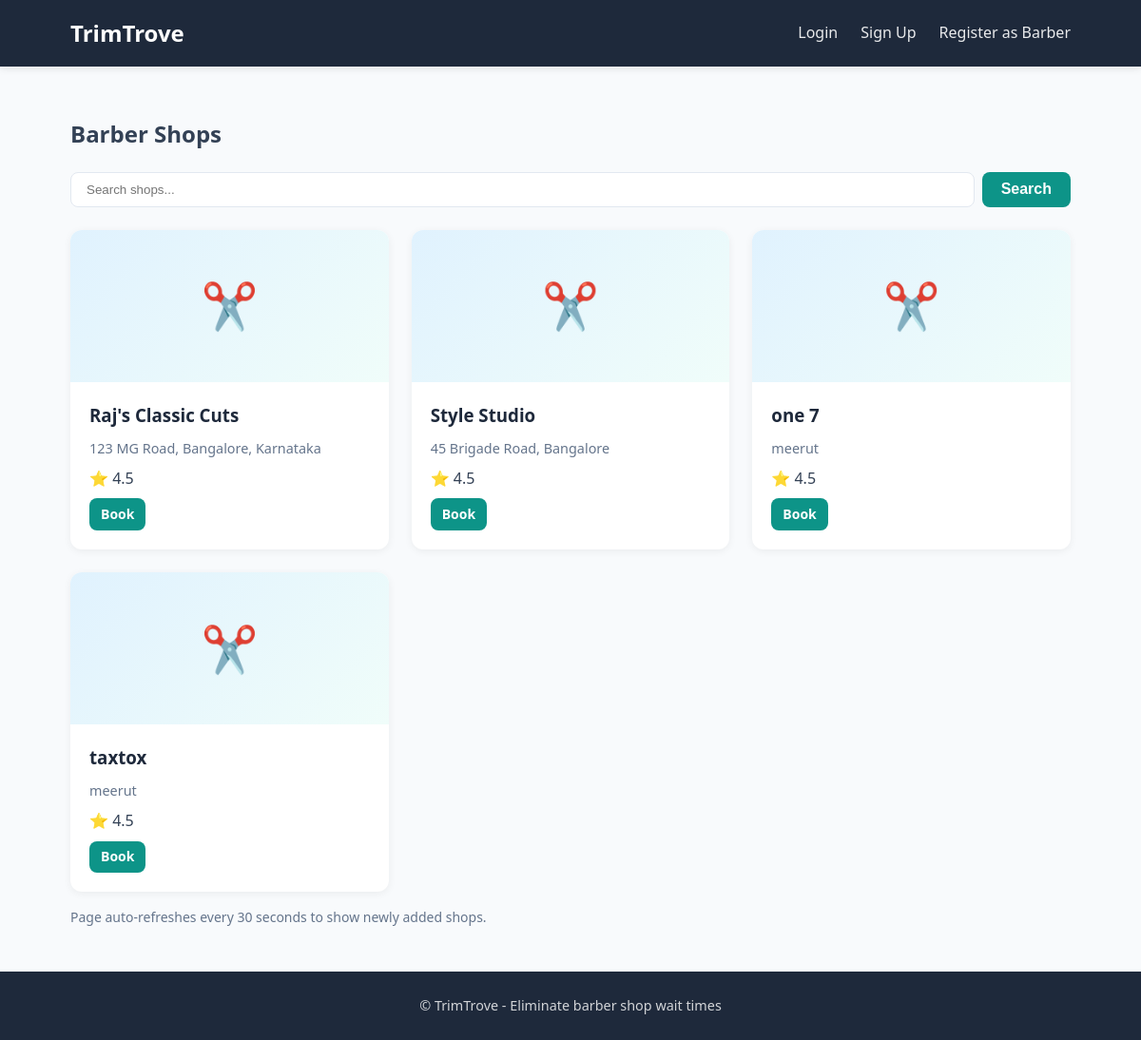
Page /customer/shops/ on the committed database.
### barbers/models.py (models this page shows, shortened)
class BarberShop(models.Model):
    name = models.CharField(max_length=200)
    description = models.TextField(blank=True)
    address = models.CharField(max_length=500)
    latitude = models.DecimalField(max_digits=9, decimal_places=6, null=True, blank=True)
    longitude = models.DecimalField(max_digits=9, decimal_places=6, null=True, blank=True)
    phone = models.CharField(max_length=15, blank=True)
    image = models.ImageField(upload_to='shops/', blank=True, null=True)
    created_by = models.ForeignKey(
        Profile,
        on_delete=models.CASCADE,
        related_name='barber_shops'
    )
    created_at = models.DateTimeField(auto_now_add=True)
    updated_at = models.DateTimeField(auto_now=True)
    class Meta:
        ordering = ['name']
    @property
    def avg_rating(self):
        return 4.5

### customers/views.py (the view)
# urls.py: path('shops/', views.shop_list, name='shops'),
@customer_required
def shop_list(request):
    q = request.GET.get('q', '')
    shops = BarberShop.objects.all().prefetch_related('services')
    if q:
        shops = shops.filter(
            Q(name__icontains=q) | Q(address__icontains=q)
        )
    return render(request, 'customers/shop_list.html', {'shops': shops, 'query': q})

### trimtrove/context_processors.py (called while the page is built)
def user_profile(request):
    if request.user.is_authenticated:
        try:
            return {'user_profile': Profile.objects.get(user=request.user)}
        except Profile.DoesNotExist:
            return {'user_profile': None}
    return {'user_profile': None}

### templates/customers/shop_list.html (shortened to what this page needs)
{% extends 'base.html' %}
{% block content %}
<section class="shops-list">
    <div class="container">
        <h1>Barber Shops</h1>
        <form method="get" class="search-form">
            <input type="text" name="q" value="{{ query }}" placeholder="Search shops...">
            <button type="submit" class="btn btn-primary">Search</button>
        </form>
        <div class="shop-grid">
            {% for shop in shops %}
            <div class="shop-card">
                {% if shop.image %}
                <img src="{{ shop.image.url }}" alt="{{ shop.name }}" class="shop-image">
                {% else %}
                <div class="shop-image-placeholder">✂️</div>
                {% endif %}
                <div class="shop-info">
                    <h3><a href="{% url 'customers:shop_detail' shop.pk %}">{{ shop.name }}</a></h3>
                    <p class="address">{{ shop.address }}</p>
                    <p class="rating">⭐ {{ shop.avg_rating }}</p>
                    <a href="{% url 'customers:book' shop.pk %}" class="btn btn-primary btn-sm">Book</a>
                </div>
            </div>
            {% empty %}
            <p>No shops found.</p>
            {% endfor %}
        </div>
        <p class="refresh-hint">Page auto-refreshes every 30 seconds to show newly added shops.</p>
    </div>
</section>
{% endblock %}

### templates/base.html (shortened to what this page needs)
<!DOCTYPE html>
<html lang="en">
<head>
    {% load static %}
    <link rel="stylesheet" href="{% static 'css/style.css' %}">
</head>
<body>
    <header class="header">
        <div class="container header-inner">
            <a href="{% url 'landing' %}" class="logo">TrimTrove</a>
            <nav class="nav">
                {% if user.is_authenticated %}
                    {% if user_profile %}
                    {% if user_profile.role == 'CUSTOMER' %}
                        <a href="{% url 'customers:dashboard' %}">Dashboard</a>
                        <a href="{% url 'customers:shops' %}">Shops</a>
                        <a href="{% url 'customers:appointments' %}">My Appointments</a>
                    {% elif user_profile.role == 'BARBER' %}
                        <a href="{% url 'barbers:dashboard' %}">Dashboard</a>
                        <a href="{% url 'barbers:appointments' %}">Appointments</a>
                    {% endif %}
                    {% endif %}
                    <a href="{% url 'auth:logout' %}">Logout</a>
                {% else %}
                    <a href="{% url 'auth:login' %}">Login</a>
                    <a href="{% url 'auth:signup' %}">Sign Up</a>
                    <a href="{% url 'auth:signup_barber' %}">Register as Barber</a>
                {% endif %}
            </nav>
        </div>
    </header>
    <main class="main">
        {% block content %}{% endblock %}
    </main>
    <footer class="footer">
        <div class="container">
            <p>&copy; TrimTrove - Eliminate barber shop wait times</p>
        </div>
    </footer>
</body>
</html>

### static/css/style.css (style rules this page uses)
:root { --primary: #0d9488; --primary-dark: #0f766e; --secondary: #1e293b; --bg: #f8fafc; --card-bg: #fff; --text: #334155; --text-muted: #64748b; --border: #e2e8f0; --danger: #dc2626; --success: #16a34a; --warning: #ca8a04; }
* { box-sizing: border-box; }
body { font-family: 'Segoe UI', system-ui, -apple-system, sans-serif; margin: 0; padding: 0; background: var(--bg); color: var(--text); line-height: 1.6; min-height: 100vh; display: flex; flex-direction: column; }
.header { background: var(--secondary); color: white; padding: 1rem 0; box-shadow: 0 2px 8px rgba(0,0,0,0.1); }
.header-inner { display: flex; justify-content: space-between; align-items: center; }
.logo { font-size: 1.5rem; font-weight: 700; color: white; text-decoration: none; }
.nav { display: flex; gap: 1.5rem; }
.nav a { color: rgba(255,255,255,0.9); text-decoration: none; font-weight: 500; }
.main { flex: 1; padding: 2rem 0; }
.container { max-width: 1100px; margin: 0 auto; padding: 0 1.5rem; }
.btn { display: inline-block; padding: 0.6rem 1.25rem; border-radius: 8px; font-weight: 600; text-decoration: none; cursor: pointer; border: none; font-size: 1rem; transition: transform 0.15s, box-shadow 0.15s; }
.btn-primary { background: var(--primary); color: white; }
.btn-sm { padding: 0.35rem 0.75rem; font-size: 0.875rem; }
.shop-grid { display: grid; grid-template-columns: repeat(auto-fill, minmax(280px, 1fr)); gap: 1.5rem; }
.shop-card { background: var(--card-bg); border-radius: 12px; overflow: hidden; box-shadow: 0 2px 8px rgba(0,0,0,0.06); transition: box-shadow 0.2s; }
.shop-image-placeholder { width: 100%; height: 160px; background: linear-gradient(135deg, #e0f2fe 0%, #f0fdfa 100%); display: flex; align-items: center; justify-content: center; font-size: 3rem; }
.shop-info { padding: 1.25rem; }
.shop-info h3 { margin: 0 0 0.5rem; }
.shop-info h3 a { color: var(--secondary); text-decoration: none; }
.address { color: var(--text-muted); font-size: 0.9rem; margin: 0 0 0.5rem; }
.rating { margin: 0 0 0.5rem; }
.search-form { display: flex; gap: 0.5rem; margin-bottom: 1.5rem; }
.search-form input { flex: 1; padding: 0.6rem 1rem; border: 1px solid var(--border); border-radius: 8px; }
.footer { background: var(--secondary); color: rgba(255,255,255,0.8); padding: 1.5rem 0; text-align: center; margin-top: auto; }
.footer p { margin: 0; font-size: 0.9rem; }
.refresh-hint { font-size: 0.875rem; color: var(--text-muted); margin-top: 1rem; }

### rows in the picture
BarberShop: name "Raj's Classic Cuts", address "123 MG Road, Bangalore, Karnataka", avg_rating "4.5"
BarberShop: name "Style Studio", address "45 Brigade Road, Bangalore", avg_rating "4.5"
BarberShop: name "one 7", address "meerut", avg_rating "4.5"
BarberShop: name "taxtox", address "meerut", avg_rating "4.5"
